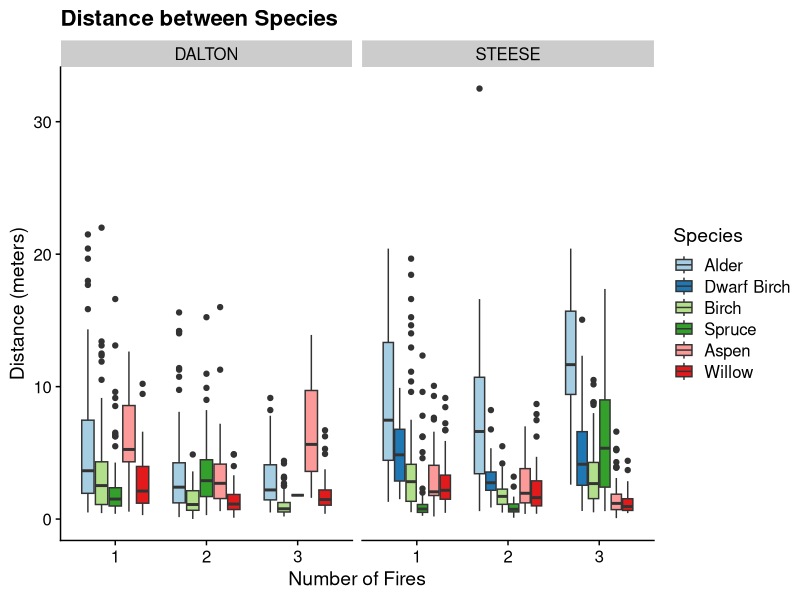
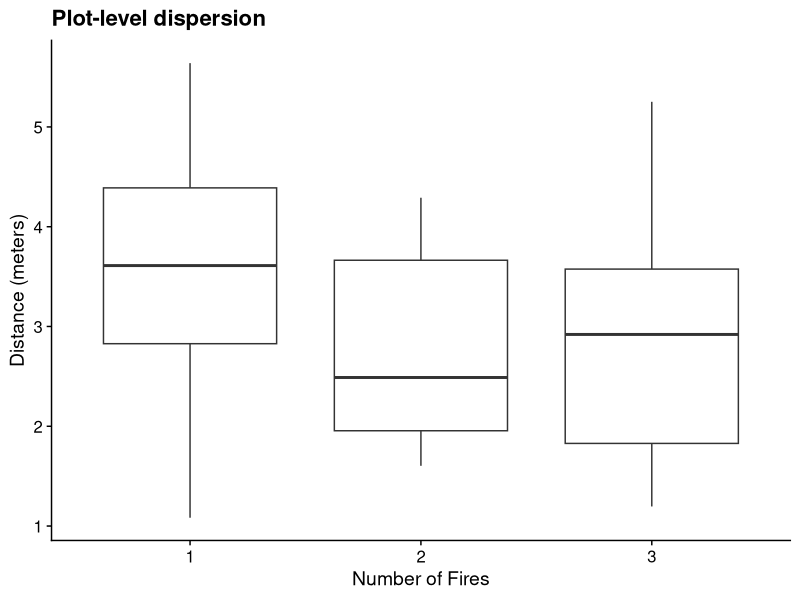
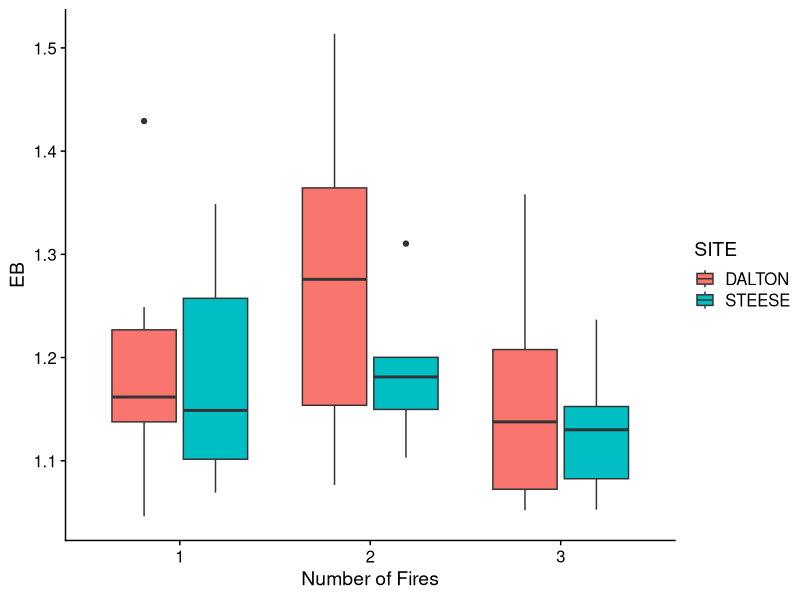
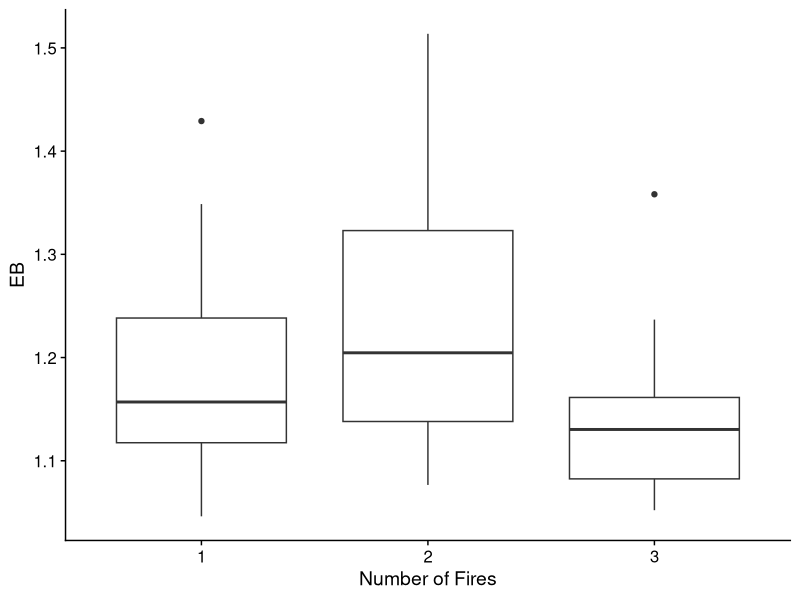
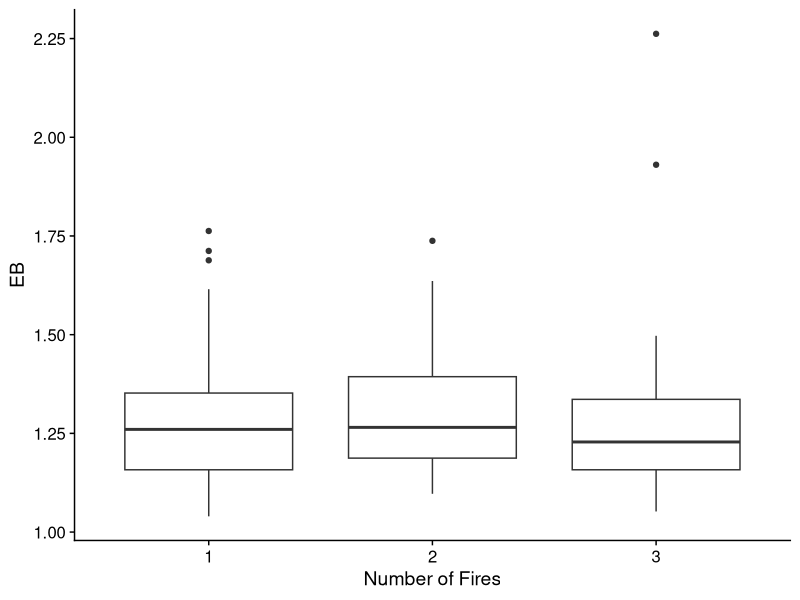
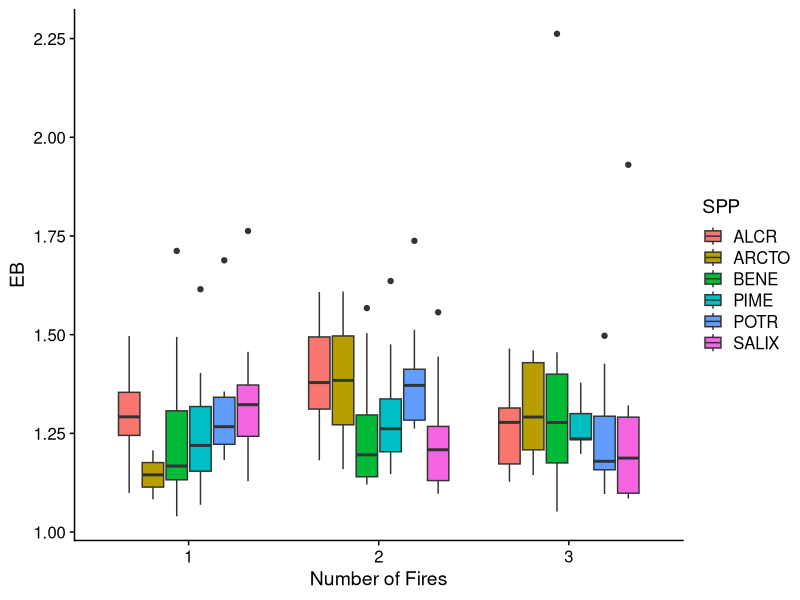

Source code (R) for these figures, in order:
# Species distances #################
# random distance from point to nearest individual of each spp present on plot

# Set up ###############################
library(tidyverse)
library(cowplot)
library(here)
theme_set(theme_cowplot())

# # pulls data in from csv file, assigns it as an object
# dalt <- read.csv(here("data/distances/Dalton_spp_distance_2021.csv"))
# stee <- read.csv(here("data/distances/Steese_spp_dist_2021.csv"))
# 
# # Data checks ############################
#  
#  # tells me how r is viewing the meter data
#   class(dalt$Distance_m)
#   class(stee$Distance_m)
# 
#   # summarizes the data for distance in feet (mean, min, max, etc)
#   summary(dalt$Distance_ft)
# 
#   # tells me unique entries for species column
#   unique(dalt$Species) # good way of checking if i've entered columns correctly
#   unique(stee$Species)
#   
#   dalt$Species[dalt$Species == "UKN"] <- "UNK"
# 
#   # check plot names
#   unique(dalt$Plot)
#   unique(stee$Plot)
# 
#   # checks length of plot list
#   length(unique(dalt$Plot)) # should be 22
#   length(unique(stee$Plot)) # should be 19
# 
#   # checking the column names for both data frames
#   colnames(dalt)
#   colnames(stee)
# 
# # Data changes #####################
#   
#   # combining data files!! 
#   combined <- rbind(dalt,stee)
# 
#   # converting feet to meters
#   combined$Distance_m[is.na(combined$Distance_ft) == FALSE] <- combined$Distance_ft[is.na(combined$Distance_ft) == FALSE] * 0.3048
#   
#   # renaming column
#   combined <- combined %>%
#     rename("Live_Dead" = "Live.Dead",
#            "TREAT" = 'Fires', "SITE" = "Site", "PLOT" = "Plot",
#            "SPP" = "Species", "DIST_M" = "Distance_m") %>%
#     select(!Distance_ft) # drop extra column
# 
#   # exporting combined file
#   write.csv(combined, "data/distances/Spp_dist_2021.csv", row.names = F)
#   
#   data <- combined
#   rm(stee,dalt,combined)
  
  data <- read.csv(here("data/distances/Spp_dist_2021.csv"))
  
# Results ###############
  
  # graphing all species distances
  data %>%
    filter(SPP != "UNK") %>%
    filter(DIST_M != "NA") %>%
    ggplot(aes(x = as.factor(TREAT), y = DIST_M, fill = SPP)) + 
    geom_boxplot() + facet_wrap(~SITE) + 
    labs(x = "Number of Fires", 
                          y = "Distance (meters)",
                          title = "Distance between Species") + 
    scale_fill_manual(name = "Species",
                      labels = c("Alder", "Dwarf Birch", "Birch", "Spruce", "Aspen",
                                 "Willow"),
                      values = c("#a6cee3","#1f78b4","#b2df8a",
                                 "#33a02c","#fb9a99","#e31a1c"))
  # Plotting according to Plot
  plot <- data %>%
    filter(DIST_M != "NA") %>%
    group_by(SITE, TREAT, PLOT) %>%
    summarise(AV = mean(DIST_M), SD = sd(DIST_M))
  
  plot %>%
    ggplot(aes(x = as.factor(TREAT), y = AV)) + 
    geom_boxplot()  + 
    labs(x = "Number of Fires", 
         y = "Distance (meters)",
         title = "Plot-level dispersion") 
  
  # checking outlier
  # data[data$DIST_M > 30,] # error - it's 32.5 m but supposed to be feet
  data[data$DIST_M > 20,] # these are real
  
  
  # Eberhardt's statistic #############################
  frame <- data %>%
    group_by(SITE, TREAT, PLOT, Frame) %>%
    summarise(min = min(DIST_M)) %>%
    group_by(SITE, TREAT, PLOT) %>%
    summarise(AV = mean(min), SD = sd(min))
  
  frame$EB <- (frame$SD/frame$AV)^2 + 1

  # with site
  ggplot(frame, aes(x = as.factor(TREAT), y = EB, fill = SITE)) + 
    geom_boxplot() + 
    labs(x = "Number of Fires")
  
  # without site
  ggplot(frame, aes(x = as.factor(TREAT), y = EB)) + geom_boxplot() + labs(x = "Number of Fires") 

  # according to species  
  spp <- data %>%
    filter(DIST_M != "NA") %>%
    group_by(SITE, TREAT, PLOT, SPP, Frame) %>%
    summarise(min = min(DIST_M)) %>%
    group_by(SITE, TREAT, PLOT, SPP) %>%
    summarise(AV = mean(min), SD = sd(min))
  
  spp$EB <- (spp$SD/spp$AV)^2 + 1
  
  # with site
  ggplot(spp, aes(x = as.factor(TREAT), y = EB)) + 
    geom_boxplot() + 
    labs(x = "Number of Fires")
  
  ggplot(spp, aes(x = as.factor(TREAT), y = EB, fill = SPP)) + 
    geom_boxplot() + 
    labs(x = "Number of Fires")
  
  